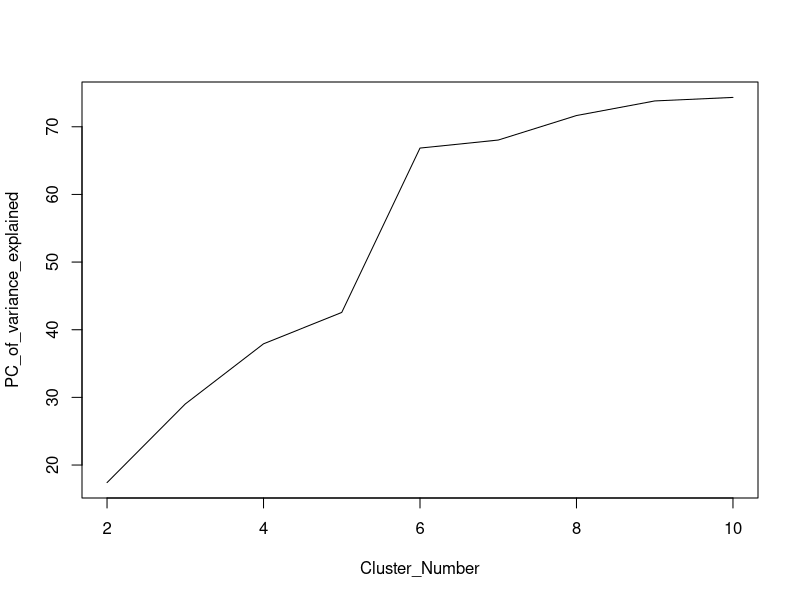

Here is the R script that generated this plot:
#**************************************************
#   Implementing K means 
#   
# ---------------------------------------------------
# ***********   Init Concepts    ***************** #
# clear all existing variables from console
cat("\014") 
# clear all data variables 
rm(list=ls())
#--------------   Include Packages ----------------------------
# Note You need to install the below mentioned packages first !

library(dplyr)
library(sqldf)
library(ggplot2)
library(corrplot)

#--------------------------------------------------------------
# Read data file 
# CSV file read - to be kept in the  same folder as this code 
Agg_data <- read.csv(file='Agg_data.csv', header=T, sep=',')
#-----------------------------------------------------------------------------------------------------------
#                     Segmentation Analysis Using K means CLustering   
#-----------------------------------------------------------------------------------------------------------
#  We  Now Eliminate The Cust_Id, Age bracket,Weekday spend and Weekday_visit 
#  from our Data set for Clustering Analysis 
#-----------------------------------------------------------------------------------------------------------
  Reduced_data <- Agg_data[,c(-1,-6,-8,-10)]

#  Scaling the data 
#  1) Subracting columns means from corresponding columns
#  2) Dividing  by Standard Deviation 
#-----------------------------------------------------------------------------------------------------------

Scaled_data<-scale(Reduced_data) 


# Let us try to find optimal k value using the elbow method 

set.seed(4)
kr<-NULL
for(k in 2:10)
{
  xk<-kmeans(Scaled_data,k,iter.max=200)
  print(xk$betweenss/xk$totss*100)
  kr<-c(kr, xk$betweenss/xk$totss*100)
}
kr
plot(c(2:10),kr,type='l',xlab="Cluster_Number",ylab="PC_of_variance_explained")

#---------------------------------------------------------------------------------------
#  We observe from the plot that k = 4 seems an optimal choice of clustering parameter 
#---------------------------------------------------------------------------------------



# Generating clustering vector 
#------------------------------------------------
 Final_Agg_Data <- as.data.frame(Scaled_data)
 Xk4<- kmeans(Final_Agg_Data,4,iter.max=200)
 Kcluster <- Xk4$cluster


# Include the clustering vector to the Aggregate Data
#---------------------------------------------------
 Agg_data$KVector <- Kcluster 

# Now let us look at a snapshot of the Agg_data 
#-------------------------------------------------- 
 head(Agg_data)

#-------------------------------------------------------------------------------------------------
#   This Concludes the K means clustering  implementation 
#-------------------------------------------------------------------------------------------------

#-------------------------------------------------------------------------------------------------
# POST PROCESSING 
# **************************************************************************************************  
#  Now Let us Get the Summary for each Customer group--- This is the DO IT YourSelf  Part !


# ********************************************   Final Summary  ***************************************
#  
Agg_Summary_1<-sqldf("select KVector,
                     count(Cust_id) as Cnt,
                     sum(Monetary) as Revenue,
                     avg(Freq) as Avg_Freq, 
                     avg(Recency) as Avg_Recency,
                     avg(weekend_spend) as Avg_wknd_spend, 
                     avg(weekend_visits) as Avg_wknd_visit from Agg_data group by 1")

# Let us now look at the entire content of Agg_Summary_1 
Agg_Summary_1

# Let us create a computed column call Perc_Revenue and  and Perc_Customer  along with the aggregated data 
# in Agg_Summary_1

Agg_Summary_1$Perc_Revenue  <- 100*Agg_Summary_1$Revenue/(sum(Agg_Summary_1$Revenue)) 

Agg_Summary_1$Perc_Customer <-  100*Agg_Summary_1$Cnt/(sum(Agg_Summary_1$Cnt))

# Let us now Look at Agg_Summary again 

Agg_Summary_1

##############################################################################

# Let us now format the summarized data for output 

Agg_Out  <- data.frame(matrix(ncol =0, nrow = 4))

#  Group Number 
Agg_Out$Group_Num <- Agg_Summary_1$KVector

#  Customer Share 
Agg_Out$Cust_Share <- round(Agg_Summary_1$Perc_Customer)

#  Revenue Share 
Agg_Out$Revenue_Share <- round(Agg_Summary_1$Perc_Revenue)

# Average Freq of Visit 
Agg_Out$Freq_Visit <- round(Agg_Summary_1$Avg_Freq)


# Average Weekend spend 
Agg_Out$Avg_Wknd_spend <- round(Agg_Summary_1$Avg_wknd_spend)

# Average Weekend visit 
Agg_Out$Avg_wknd_visit <- round(Agg_Summary_1$Avg_wknd_visit)


# Have a look at the Output Structure
Agg_Out

# Write Output Structure to file 

#  Write the data frames to csv file 
write.table(Agg_Out, file="CUstomer_Segmentation.csv", sep=",", row.names=FALSE, col.names=TRUE, append=FALSE)

# ********************** End   of  Code  *******************************************************************  # 
